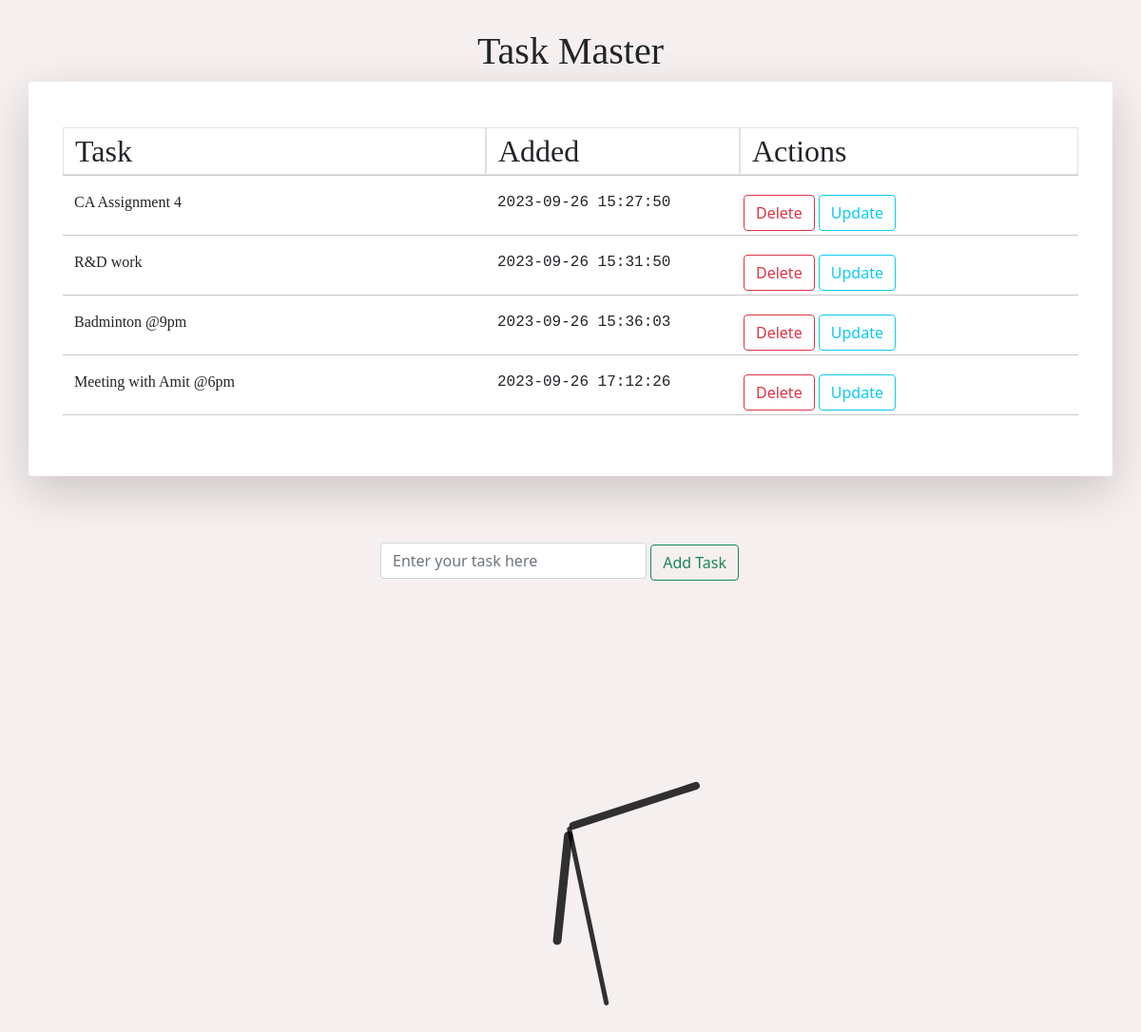
Before: / with the older database file.
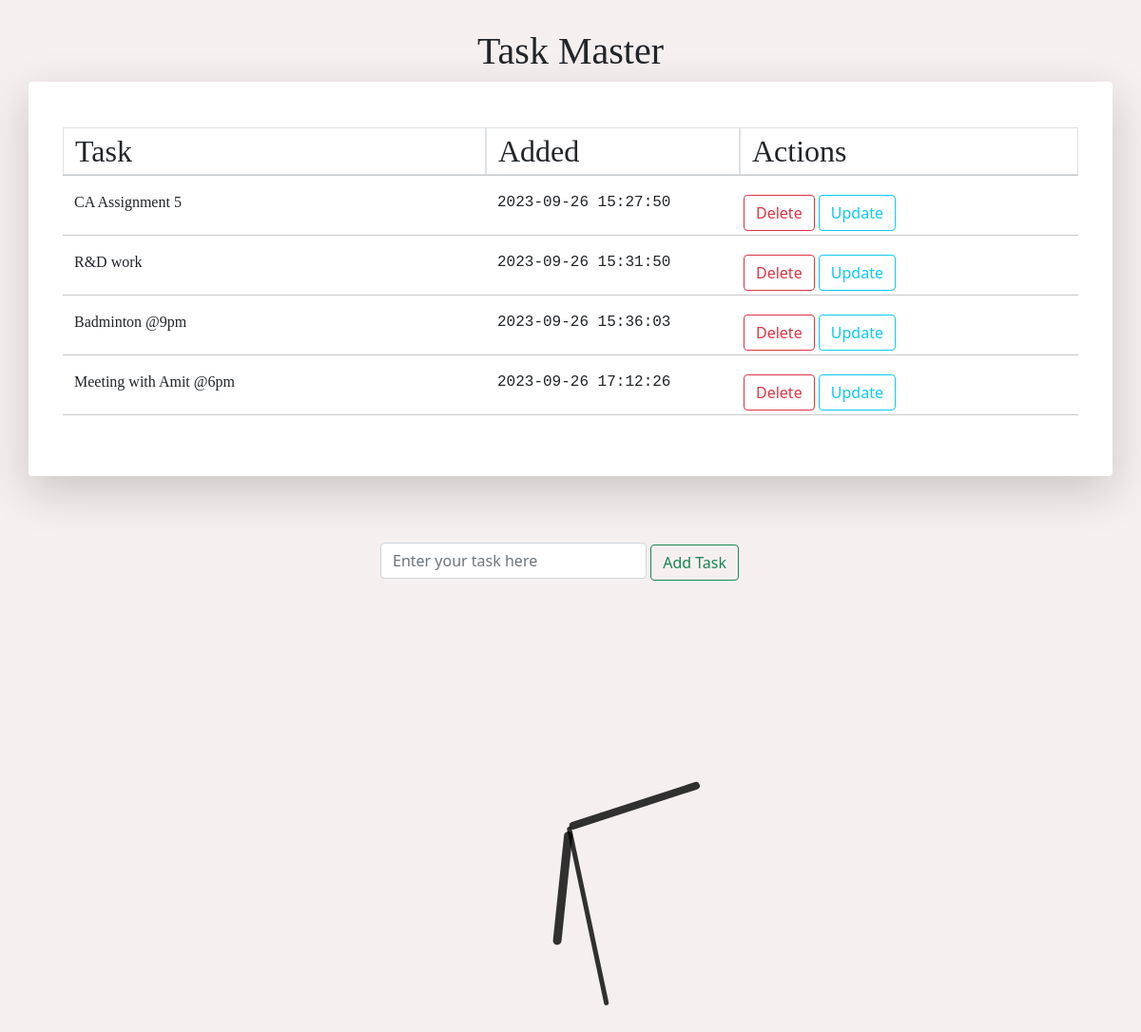
After: the same page with the newer database file.
### app.py (models this page shows, shortened)
class Todo(db.Model):
    id = db.Column(db.Integer, primary_key=True)
    content = db.Column(db.String(200), nullable=False)
    date_created = db.Column(db.DateTime, default=datetime.now)

### app.py (the view)
@app.route('/', methods=['POST', 'GET'])
def index():
    if request.method == 'POST':
        task_content = request.form['content']
        new_task = Todo(content=task_content)
        try:
            db.session.add(new_task)
            db.session.commit()
            return redirect('/')
        except:
            return "There is an issue adding your task"
    else:
        tasks = Todo.query.order_by(Todo.date_created).all()
        return render_template('index.html', tasks = tasks)

### templates/index.html (shortened to what this page needs)
{% extends 'base.html' %}
{%block body %}
<h1 style="text-align: center; margin-top: 30px; font-family: fantasy;">Task Master</h1>
{% if tasks|length < 1 %}
<div class="jumbotron">
<h4 class="text-center display-5">There are no tasks, create one below!</h4>
</div>
{% else %}
<div class="container-sm shadow-lg p-5 mb-3 rounded" style="background-color:white;">
    <div class="row">
      <div class="col col-sm-5 border border-1"><span style="font-family:Cambria, Cochin, Georgia, Times, 'Times New Roman', serif; font-size:xx-large;">Task</span></div>
      <div class="col col-sm-3 border border-1"><span style="font-family:Cambria, Cochin, Georgia, Times, 'Times New Roman', serif; font-size:xx-large;">Added</span></div>
      <div class="col col-sm-4 border border-1"><span style="font-family:Cambria, Cochin, Georgia, Times, 'Times New Roman', serif; font-size:xx-large;">Actions</span></div>
      <hr>
    {% for task in tasks %}
        <div class="col col-sm-5" style="font-family:cursive">{{task.content}}</div>
        <div class="col col-sm-3 font-monospace">{{task.date_created.strftime("%Y-%m-%d %H:%M:%S")}}</div>
        <div class="col col-sm-4 p-1">
            <a class="btn btn-outline-danger" href="/delete/{{task.id}}" role="button">Delete</a>
            <a class="btn btn-outline-info" href="/update/{{task.id}}" role="button">Update</a>
        </div>
        <hr>
    {% endfor %}
    </div>
</div>
{% endif %}
<br>
<div class="content">
<form action="/" method="POST">
    <div class="form-group">
        <input type="text" name="content" id="content" class="form-control d-inline-block" placeholder="Enter your task here" required>
        <button type="submit" class="btn btn-outline-success d-inline-block">Add Task</button>
    </div>
</form>
</div>
<br>
<div id="clockContainer">
    <div id="hour"></div>
    <div id="minute"></div>
    <div id="second"></div>
</div>
{% endblock %}

Changed rows visible on the page:
changed Todo: content "CA Assignment 4" → "CA Assignment 5"
